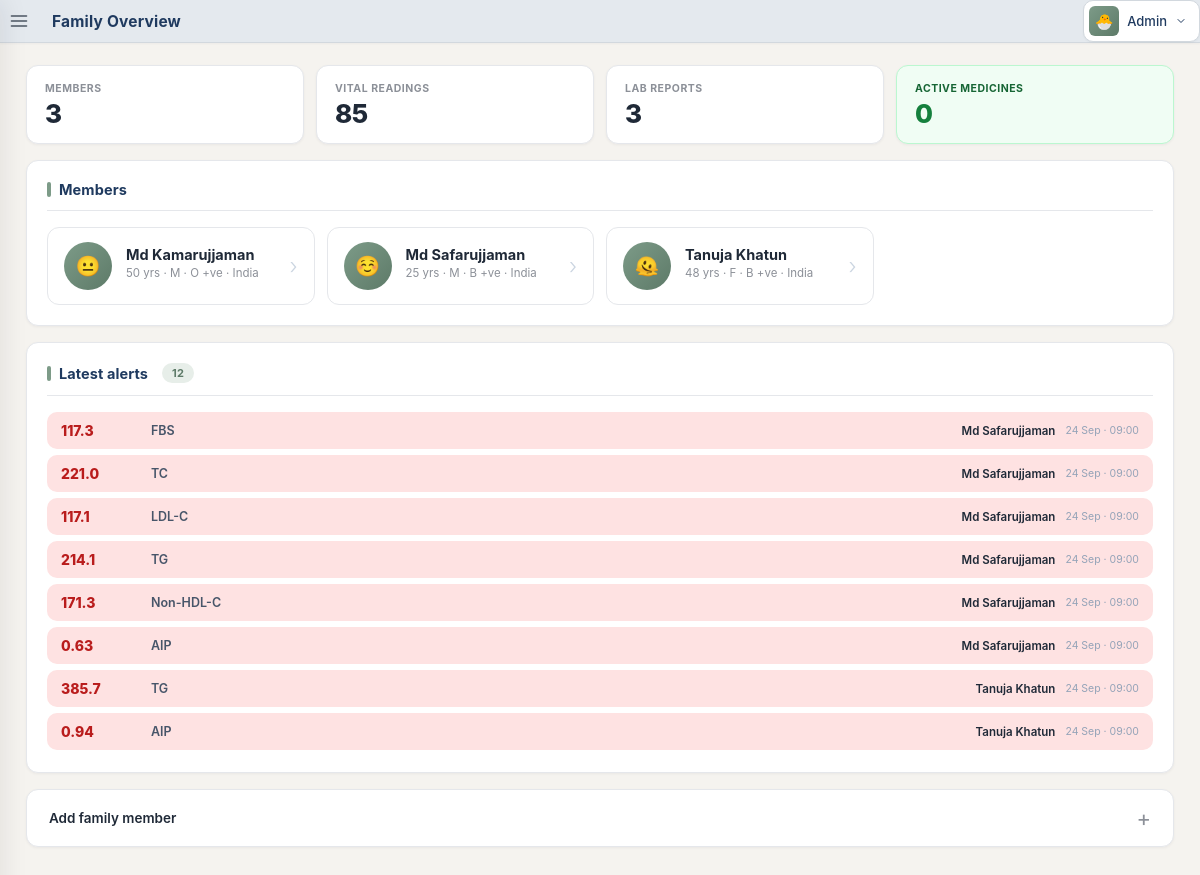
Page / (signed in) on the committed database.
### models.py (models this page shows)
class FamilyMember(db.Model):
    __tablename__ = "family_member"
    id = db.Column(db.Integer, primary_key=True)
    name = db.Column(db.String(80), unique=True, nullable=False)
    emoji = db.Column(db.String(8))
    dob = db.Column(db.Date)
    sex = db.Column(db.String(10))
    blood_group = db.Column(db.String(8))
    country = db.Column(db.String(8))   # ISO-3166 alpha-2
    height_cm = db.Column(db.Float)   # static height in cm
    waist_cm = db.Column(db.Float)
    hip_cm = db.Column(db.Float)
    neck_cm = db.Column(db.Float)
    body_fat_pct = db.Column(db.Float)
    muscle_mass_kg = db.Column(db.Float)
    bmr_kcal = db.Column(db.Float)
    tdee_kcal = db.Column(db.Float)
    activity_level = db.Column(db.String(20))
    is_pregnant = db.Column(db.Boolean, default=False)
    is_athlete = db.Column(db.Boolean, default=False)
    is_diabetic = db.Column(db.Boolean, default=False)
    notes = db.Column(db.String(300))
    address = db.Column(db.String(300))
    vitals = db.relationship("Vitals", backref="member", lazy=True, cascade="all, delete-orphan")
    labs = db.relationship("LabResult", backref="member", lazy=True, cascade="all, delete-orphan")
    @property
    def age(self):
        if not self.dob:
            return None
        t = date.today()
        return t.year - self.dob.year - ((t.month, t.day) < (self.dob.month, self.dob.day))
    @property
    def flags(self):
        f = []
        if self.is_pregnant: f.append("pregnant")
        if self.is_athlete: f.append("athlete")
        if self.is_diabetic: f.append("diabetic")
        return f

class LabResult(db.Model):
    __tablename__ = "lab_result"
    id = db.Column(db.Integer, primary_key=True)
    member_id = db.Column(db.Integer, db.ForeignKey("family_member.id"), nullable=False)
    date = db.Column(db.DateTime, default=datetime.now, index=True)
    lab_name = db.Column(db.String(120))
    fasting_glucose = db.Column(db.Float)
    pp_glucose = db.Column(db.Float)
    hba1c = db.Column(db.Float)
    total_cholesterol = db.Column(db.Float)
    hdl = db.Column(db.Float)
    ldl = db.Column(db.Float)
    triglycerides = db.Column(db.Float)
    creatinine = db.Column(db.Float)
    urea = db.Column(db.Float)
    uric_acid = db.Column(db.Float)
    alt_sgpt = db.Column(db.Float)
    ast_sgot = db.Column(db.Float)
    bilirubin_total = db.Column(db.Float)
    albumin = db.Column(db.Float)
    sodium = db.Column(db.Float)
    potassium = db.Column(db.Float)
    calcium = db.Column(db.Float)
    hemoglobin = db.Column(db.Float)
    wbc = db.Column(db.Float)
    platelets = db.Column(db.Float)
    vitamin_d = db.Column(db.Float)
    vitamin_b12 = db.Column(db.Float)
    crp = db.Column(db.Float)
    tsh = db.Column(db.Float)
    t3 = db.Column(db.Float)
    t4 = db.Column(db.Float)
    free_t3 = db.Column(db.Float)
    free_t4 = db.Column(db.Float)
    cortisol_am = db.Column(db.Float)
    prolactin = db.Column(db.Float)
    testosterone = db.Column(db.Float)
    estrogen = db.Column(db.Float)
    progesterone = db.Column(db.Float)
    lh = db.Column(db.Float)
    fsh = db.Column(db.Float)
    insulin_fasting = db.Column(db.Float)
    alp = db.Column(db.Float)                 # alkaline phosphatase U/L
    ggt = db.Column(db.Float)                 # gamma GT U/L
    total_protein = db.Column(db.Float)       # g/dL
    globulin = db.Column(db.Float)            # g/dL (auto: total_protein - albumin)
    a_g_ratio = db.Column(db.Float)           # auto: albumin / globulin
    chloride = db.Column(db.Float)            # mmol/L
    phosphate = db.Column(db.Float)           # mg/dL
    magnesium = db.Column(db.Float)           # mg/dL
    iron = db.Column(db.Float)                # ug/dL
    ferritin = db.Column(db.Float)            # ng/mL
    tibc = db.Column(db.Float)                # ug/dL
    transferrin_sat = db.Column(db.Float)     # % auto
    ldl_hdl_ratio = db.Column(db.Float)       # auto
    total_hdl_ratio = db.Column(db.Float)     # auto
    non_hdl = db.Column(db.Float)             # auto: total - HDL
    vldl = db.Column(db.Float)                # auto: trig / 5
    aip = db.Column(db.Float)                 # auto: atherogenic index
    egfr = db.Column(db.Float)                # auto: CKD-EPI
    lpa = db.Column(db.Float)                 # lipoprotein(a) nmol/L
    apob = db.Column(db.Float)                # apolipoprotein B mg/dL
    homocysteine = db.Column(db.Float)        # umol/L
    bilirubin_direct = db.Column(db.Float)     # mg/dL
    bilirubin_indirect = db.Column(db.Float)   # mg/dL (auto: total - direct)
    rbc = db.Column(db.Float)                  # million/uL
    mpv = db.Column(db.Float)                  # fL
    pct = db.Column(db.Float)                  # prothrombin time seconds
    fibrinogen = db.Column(db.Float)           # mg/dL
    tt = db.Column(db.Float)                   # thrombin time seconds
    anti_ccp = db.Column(db.Float)             # U/mL
    ra_factor = db.Column(db.Float)            # IU/mL
    ana = db.Column(db.Float)                  # titre
    vitamin_a = db.Column(db.Float)            # ug/dL
    vitamin_e = db.Column(db.Float)            # mg/L
    vitamin_c = db.Column(db.Float)            # mg/dL
    psa_total = db.Column(db.Float)            # ng/mL
    psa_free = db.Column(db.Float)             # ng/mL
    ca125 = db.Column(db.Float)                # U/mL
    ca19_9 = db.Column(db.Float)               # U/mL
    afp = db.Column(db.Float)                  # ng/mL
    cea = db.Column(db.Float)                  # ng/mL
    beta_hcg = db.Column(db.Float)             # mIU/mL
    dhea_s = db.Column(db.Float)               # ug/dL
    shbg = db.Column(db.Float)                 # nmol/L
    free_testosterone = db.Column(db.Float)    # pg/mL (auto if SHBG)
    amh = db.Column(db.Float)                  # ng/mL
    vitamin_k = db.Column(db.Float)            # ng/mL
    ammonia = db.Column(db.Float)              # umol/L
    ldh = db.Column(db.Float)                  # U/L
    ck_total = db.Column(db.Float)             # U/L
    ck_mb = db.Column(db.Float)                # ng/mL
    lipase = db.Column(db.Float)               # U/L
    amylase = db.Column(db.Float)              # U/L
    hematocrit = db.Column(db.Float)          # %
    mcv = db.Column(db.Float)                 # fL (auto)
    mch = db.Column(db.Float)                 # pg (auto)
    mchc = db.Column(db.Float)                # g/dL (auto)
    rdw = db.Column(db.Float)                 # %
    neutrophils_pct = db.Column(db.Float)
    lymphocytes_pct = db.Column(db.Float)
    monocytes_pct = db.Column(db.Float)
    eosinophils_pct = db.Column(db.Float)
    basophils_pct = db.Column(db.Float)
    esr = db.Column(db.Float)                 # mm/hr
    pt_inr = db.Column(db.Float)
    aptt = db.Column(db.Float)                # seconds
    d_dimer = db.Column(db.Float)             # ug/mL FEU
    c_peptide = db.Column(db.Float)           # ng/mL
    homa_ir = db.Column(db.Float)             # auto
    homa_beta = db.Column(db.Float)           # auto
    fructosamine = db.Column(db.Float)
    tpo_ab = db.Column(db.Float)              # anti-TPO IU/mL
    thyroglobulin = db.Column(db.Float)
    folate = db.Column(db.Float)              # ng/mL
    zinc = db.Column(db.Float)                # ug/dL
    copper = db.Column(db.Float)              # ug/dL
    selenium = db.Column(db.Float)            # ug/L
    homocysteine = db.Column(db.Float)
    troponin = db.Column(db.Float)            # ng/mL
    bnp = db.Column(db.Float)                 # pg/mL
    esr_done = db.Column(db.Boolean, default=False)

### app.py (the view)
@app.route("/")
@A.login_required
def index():
    members = FamilyMember.query.order_by(FamilyMember.name).all()
    total_vitals = Vitals.query.count()
    total_labs = LabResult.query.count()
    total_meds = Medicine.query.filter(Medicine.ended.is_(None)).count()
    member_cards = []
    alerts = []
    for m in members:
        age, sex, flags = ctx(m)
        last_v = (Vitals.query.filter_by(member_id=m.id)
                  .order_by(Vitals.timestamp.desc()).first())
        last_l = (LabResult.query.filter_by(member_id=m.id)
                  .order_by(LabResult.date.desc()).first())
        trouble = 0
        if last_v:
            for k in VITAL_SHOW:
                v = getattr(last_v, k, None)
                stt = R.classify(k, v, age, sex, flags)
                if stt in ("high", "low"):
                    trouble += 1
                    alerts.append({
                        "member": m,
                        "metric": k,
                        "label": R.FRIENDLY.get(k, k),
                        "value": v,
                        "status": stt,
                        "when": last_v.timestamp,
                    })
        if last_l:
            for k in LAB_FIELDS:
                v = getattr(last_l, k, None)
                stt = R.classify(k, v, age, sex, flags)
                if stt in ("high", "low"):
                    trouble += 1
                    alerts.append({
                        "member": m,
                        "metric": k,
                        "label": R.FRIENDLY.get(k, k),
                        "value": v,
                        "status": stt,
                        "when": last_l.date,
                    })
        active_meds = (Medicine.query.filter_by(member_id=m.id)
                       .filter(Medicine.ended.is_(None)).count())
        recent_v = (Vitals.query.filter_by(member_id=m.id)
                    .order_by(Vitals.timestamp.desc()).count())
        member_cards.append({
            "m": m,
            "age": age,
            "sex": sex,
            "flags": flags,
            "last_v": last_v,
            "last_l": last_l,
            "trouble": trouble,
            "active_meds": active_meds,
            "vitals_count": recent_v,
        })
    recent_vitals = (Vitals.query.order_by(Vitals.timestamp.desc())
                     .limit(6).all())
    recent_labs = (LabResult.query.order_by(LabResult.date.desc())
                   .limit(6).all())
    activity = []
    for v in recent_vitals:
        activity.append({
            "kind": "vitals",
            "member": v.member,
            "when": v.timestamp,
            "summary": "BP {0}/{1} · Pulse {2}".format(
                v.systolic or "-", v.diastolic or "-", v.pulse or "-"),
        })
    for l in recent_labs:
        activity.append({
            "kind": "labs",
            "member": l.member,
            "when": l.date,
            "summary": l.lab_name or "Lab report",
        })
    activity.sort(
        key=lambda a: (a["when"] is not None, a["when"] or datetime.min),
        reverse=True,
    )
    activity = activity[:8]
    alerts.sort(
        key=lambda a: (a["status"] != "high",
                       a["when"] or datetime.min),
        reverse=False,
    )
    alerts = alerts[:12]
    return render_template(
        "index.html",
        members=members,
        member_cards=member_cards,
        alerts=alerts,
        activity=activity,
        total_vitals=total_vitals,
        total_labs=total_labs,
        total_meds=total_meds,
    )

### app.py (called while the page is built)
def _read(path, default=""):
    try:
        with open(path) as f:
            return f.read().strip()
    except Exception:
        return default

def get_logo():
    n = _read(LOGO_META)
    if not n:
        return None
    if not os.path.exists(os.path.join(UPLOAD_DIR, n)):
        return None
    return n

def get_app_meta():
    raw = _read(APP_META)
    name = "Health Monitor"
    tag = "Family Records"
    if raw and "|" in raw:
        parts = raw.split("|", 1)
        name = parts[0] or name
        tag = parts[1] or tag
    return {"app_name": name, "app_tagline": tag}

def load_prefs():
    try:
        with open(PREFS_FILE) as f:
            return json.load(f)
    except Exception:
        return {
            "theme": "light",
            "units": "metric",
            "datefmt": "ymd",
            "user_name": "Admin",
            "user_emoji": "A",
            "country": None,
        }

def ctx(member):
    if not member:
        return (None, None, [])
    return (member.age, member.sex, member.flags)

@app.context_processor
def inject_globals():
    members = []
    if session.get("authenticated"):
        members = FamilyMember.query.order_by(FamilyMember.name).all()
    meta = get_app_meta()
    ss = None
    if request.endpoint == "settings" and request.view_args:
        ss = request.view_args.get("section", "branding")
    return {
        "prefs": load_prefs(),
        "members": members,
        "logo": get_logo(),
        "settings_section": ss, "units": UNITS,
        "countries": COUNTRIES, "country_name": country_name,
        "resolve_range": R.resolve_range,
        "app_name": meta["app_name"],
        "app_tagline": meta["app_tagline"],
        "project_root": BASE_DIR,
        "now_global": datetime.now().strftime("%Y-%m-%d %H:%M"),
    }

### auth.py (called while the page is built)
def login_required(f):
    @wraps(f)
    def w(*a, **kw):
        if not session.get("authenticated"):
            return redirect(url_for("login"))
        return f(*a, **kw)
    return w

### countries.py (called while the page is built)
def country_name(code):
    for c, n in COUNTRIES:
        if c == code:
            return n
    return code or "-"

### models.py (called while the page is built)
    @property
    def bmi(self):
        h_cm = self.height_cm or (self.member.height_cm if self.member else None)
        if self.weight_kg and h_cm:
            h = h_cm / 100.0
            return round(self.weight_kg / (h * h), 1)
        return None

### ranges.py (called while the page is built)
def _canonical_metric(metric):
    return FIELD_ALIASES.get(metric, metric)

### templates/index.html (shortened to what this page needs)
{% extends "base.html" %}
{% set active = 'index' %}
{% block pagetitle %}Family Overview{% endblock %}
{% block body %}
<div class="v2-page">
  <div class="v2-hero">
    <div class="v2-stat">
      <span>Members</span>
      <b>{{ members|length }}</b>
    </div>
    <div class="v2-stat">
      <span>Vital readings</span>
      <b>{{ total_vitals }}</b>
    </div>
    <div class="v2-stat">
      <span>Lab reports</span>
      <b>{{ total_labs }}</b>
    </div>
    <div class="v2-stat v2-stat-accent">
      <span>Active medicines</span>
      <b>{{ total_meds }}</b>
    </div>
  </div>
  <div class="v2-card">
    <h2>Members</h2>
    {% if members %}
    <div class="v2-member-grid">
      {% for m in members %}
      <a class="v2-member" href="{{ url_for('dashboard', mid=m.id) }}">
        <div class="v2-member-avatar">{{ m.emoji or (m.name[0]|upper) }}</div>
        <div class="v2-member-info">
          <div class="v2-member-name">{{ m.name }}</div>
          <div class="v2-member-meta">
            {% if m.age %}{{ m.age }} yrs{% endif %}
            {% if m.sex %} · {{ 'M' if m.sex=='M' else 'F' if m.sex=='F' else m.sex }}{% endif %}
            {% if m.blood_group %} · {{ m.blood_group }}{% endif %}
            {% if m.country %} · {{ country_name(m.country) }}{% endif %}
          </div>
        </div>
        <div class="v2-member-arrow">›</div>
      </a>
      {% endfor %}
    </div>
    {% else %}
    <p class="v2-hint">No members yet. Add one below.</p>
    {% endif %}
  </div>
  {% if alerts %}
  <div class="v2-card">
    <h2>Latest alerts <span class="v2-pill">{{ alerts|length }}</span></h2>
    <div class="v2-alert-list">
      {% for a in alerts %}
      <div class="v2-alert v2-alert-{{ a.status }}">
        <span class="v2-alert-value">{{ a.value }}</span>
        <span class="v2-alert-label">{{ a.label }}</span>
        <span class="v2-alert-member">{{ a.member.name }}</span>
        <span class="v2-alert-when">{{ a.when.strftime('%d %b · %H:%M') if a.when else '' }}</span>
      </div>
      {% endfor %}
    </div>
  </div>
  {% endif %}
  <details class="v2-details" {% if not members %}open{% endif %}>
    <summary>Add family member</summary>
  </details>
</div>
{% endblock %}

### rows in the picture
FamilyMember: emoji "😐", name "Md Kamarujjaman", age "50", sex "M", blood_group "O +ve", country "India"
FamilyMember: emoji "☺️", name "Md Safarujjaman", age "25", sex "M", blood_group "B +ve", country "India"
FamilyMember: emoji "🫠", name "Tanuja Khatun", age "48", sex "F", blood_group "B +ve", country "India"
LabResult: value "117.3", label "FBS", member.name "Md Safarujjaman", when "24 Sep · 09:00", value "221.0", label "TC", value "117.1", label "LDL-C", value "214.1", label "TG", value "171.3", label "Non-HDL-C", value "0.63", label "AIP"
LabResult: value "385.7", label "TG", member.name "Tanuja Khatun", when "24 Sep · 09:00", value "0.94", label "AIP"

### other values in the picture
{{ prefs.user_emoji or 'A' }} "🐣"
{{ prefs.user_name or 'Admin' }} "Admin"
{{ members|length }} "3"
{{ total_vitals }} "85"
{{ total_labs }} "3"
{{ total_meds }} "0"
{{ alerts|length }} "12"
